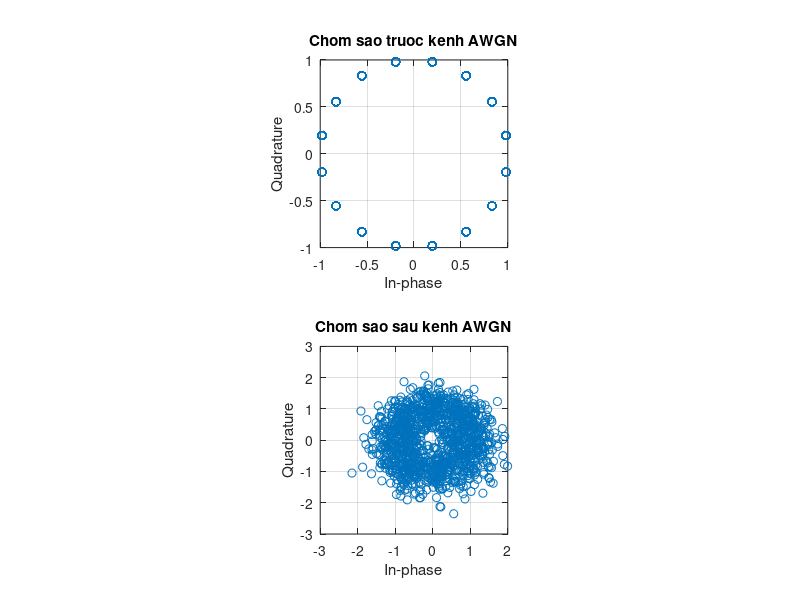

MATLAB code for this plot:
clc; clear;

% a.
Nbit = 5000;
bit = [zeros(1, Nbit / 2), ones(1, Nbit / 2)];
bit = bit(randperm(Nbit));
disp(bit);

% b.
M = 16;
k = log2(M);
SNR = 5;

% Chuyen chuoi bit thanh ma tran, moi hang gom 4 bit
bit_matrix = reshape(bit, k, []).';
% Doi nhom 4 bit sang so thap phan tu 0 den 15
symbol = bi2de(bit_matrix, 'left-msb');

% Dieu che 16-PSK
tx_signal = pskmod(symbol, M, pi/M);

% Truyen qua kenh AWGN
rx_signal = awgn(tx_signal, SNR, 'measured');

% c. Ve
figure;
subplot(2, 1, 1);
plot(real(tx_signal), imag(tx_signal), 'o');
grid on;
axis square;
xlabel('In-phase');
ylabel('Quadrature');
title('Chom sao truoc kenh AWGN');

subplot(2, 1, 2);
plot(real(rx_signal), imag(rx_signal), 'o');
grid on;
axis square;
xlabel('In-phase');
ylabel('Quadrature');
title('Chom sao sau kenh AWGN');

% d.
symbol_rx = pskdemod(rx_signal, M, pi/M);
bit_rx_matrix = de2bi(symbol_rx, k, 'left-msb');
bit_rx = reshape(bit_rx_matrix.', 1, []);
% Tinh so bit loi
so_bit_loi = sum(bit ~= bit_rx);
% Tinh ty le loi bit
BER = so_bit_loi / Nbit;
disp(['So bit loi = ', num2str(so_bit_loi)]);
disp(['Ty le loi bit BER = ', num2str(BER)]);
